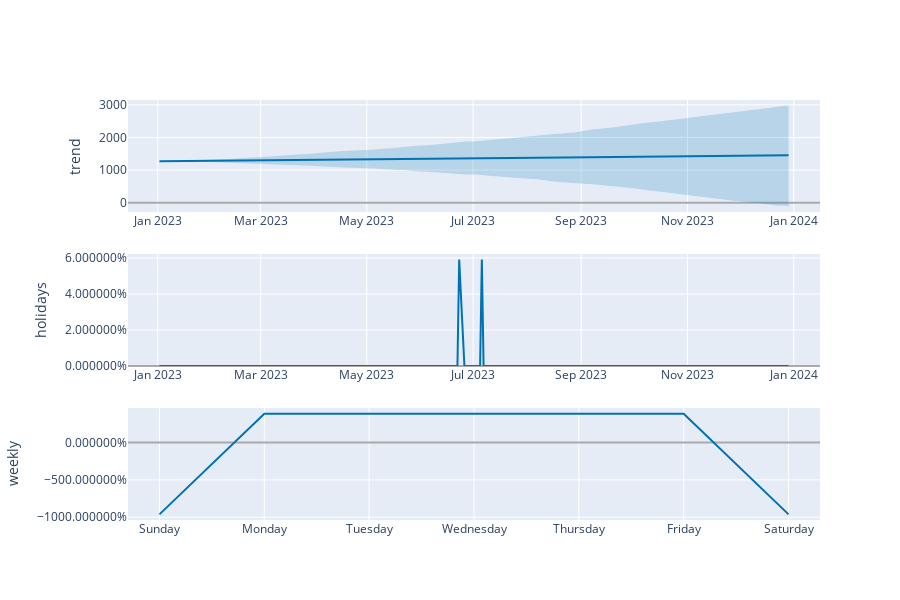

Notebook code for this chart:
### Markdown cell above
Finally, using `plot_components_plotly` method from `Prophet` package, the model is broken down into its most essential components which provides further insight into the predictions generated from the model.

### Code cell
plot_components_plotly(model, forecast_before_tuning)

### Figure 1 — Plotly figure (JSON) as saved in the notebook; plotly's stock layout.template omitted (floating-point values rounded to 4 significant figures; data arrays with more than 128 entries replaced by an {"elided": "..."} marker saying what was removed)
{"data": [{"line": {"color": "#0072B2", "width": 2}, "mode": "lines", "name": "trend", "type": "scatter", "x": {"elided": "239 str values"}, "xaxis": "x", "y": {"elided": "239 float values"}, "yaxis": "y"}, {"line": {"color": "rgba(0, 114, 178, 0.2)", "width": 0}, "mode": "lines", "name": "trend_upper", "type": "scatter", "x": {"elided": "239 str values"}, "xaxis": "x", "y": {"elided": "239 float values"}, "yaxis": "y"}, {"fill": "tonexty", "fillcolor": "rgba(0, 114, 178, 0.2)", "line": {"color": "rgba(0, 114, 178, 0.2)", "width": 0}, "mode": "lines", "name": "trend_lower", "type": "scatter", "x": {"elided": "239 str values"}, "xaxis": "x", "y": {"elided": "239 float values"}, "yaxis": "y"}, {"line": {"color": "#0072B2", "width": 2}, "mode": "lines", "name": "holidays", "text": {"elided": "239 str values"}, "type": "scatter", "x": {"elided": "239 str values"}, "xaxis": "x2", "y": {"elided": "239 float values"}, "yaxis": "y2"}, {"line": {"color": "#0072B2", "width": 2}, "mode": "lines", "name": "weekly", "type": "scatter", "x": ["2017-01-01T00:00:00", "2017-01-02T00:00:00", "2017-01-03T00:00:00", "2017-01-04T00:00:00", "2017-01-05T00:00:00", "2017-01-06T00:00:00", "2017-01-07T00:00:00"], "xaxis": "x3", "y": [-9.617, 3.842, 3.846, 3.848, 3.855, 3.842, -9.617], "yaxis": "y3"}], "layout": {"height": 600, "showlegend": false, "width": 900, "xaxis": {"anchor": "y", "domain": [0, 1], "range": ["2022-12-14T22:48:00", "2024-01-16T01:12:00"], "type": "date"}, "xaxis2": {"anchor": "y2", "domain": [0, 1], "range": ["2022-12-14T22:48:00", "2024-01-16T01:12:00"], "type": "date"}, "xaxis3": {"anchor": "y3", "domain": [0, 1], "range": ["2016-12-31T16:48:00", "2017-01-07T07:12:00"], "tickformat": "%A", "type": "date"}, "yaxis": {"anchor": "x", "domain": [0.7333, 1], "rangemode": "normal", "title": {"text": "trend"}, "zerolinecolor": "#AAA"}, "yaxis2": {"anchor": "x2", "domain": [0.3667, 0.6333], "hoverformat": ".2%", "rangemode": "tozero", "tickformat": "%", "title": {"text": "holidays"}, "zerolinecolor": "#AAA"}, "yaxis3": {"anchor": "x3", "domain": [0, 0.2667], "hoverformat": ".2%", "tickformat": "%", "title": {"text": "weekly"}, "zerolinecolor": "#AAA"}}}
